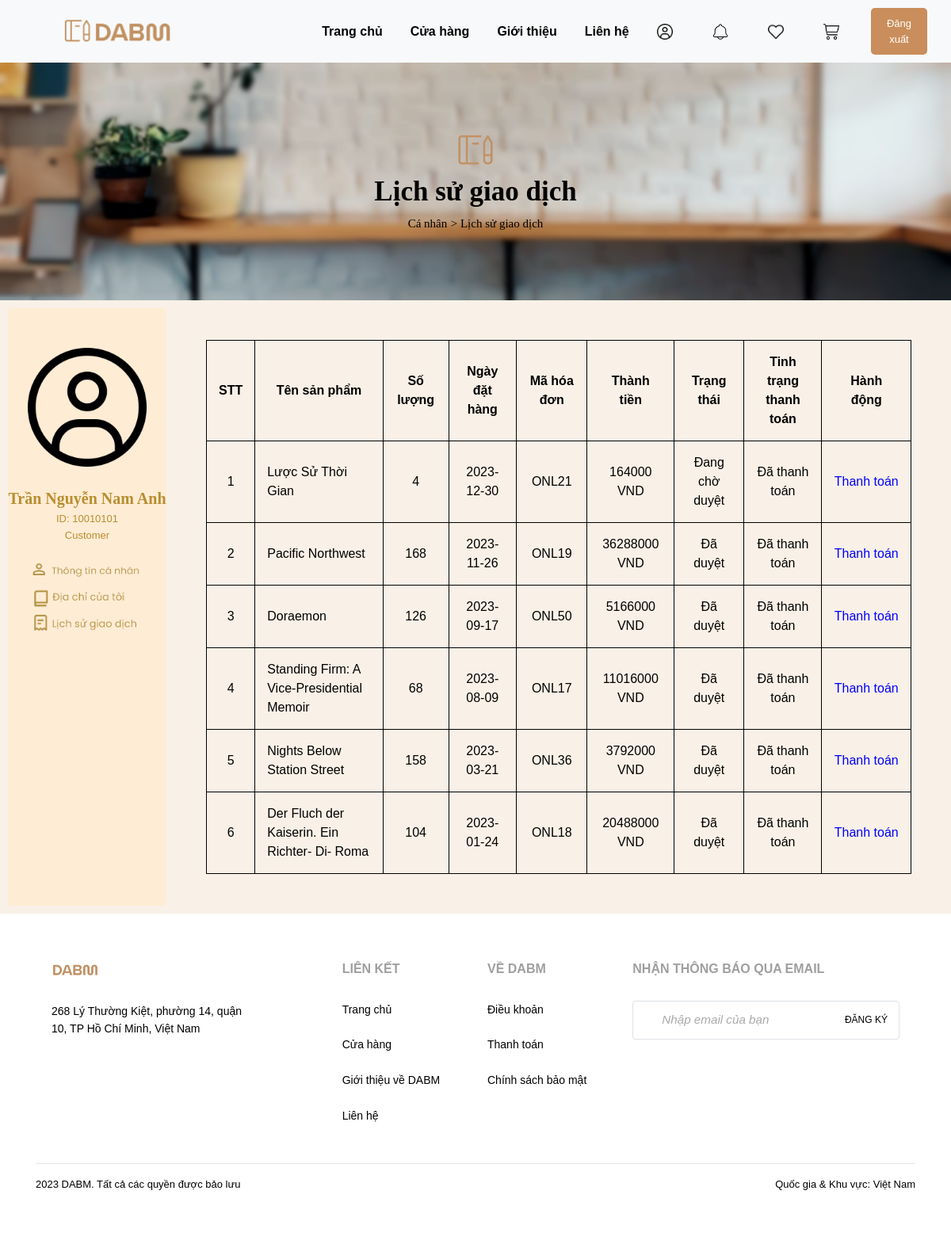
Page /customer_order_history.php (signed in) on the committed database.
### tables this page shows
CREATE TABLE `user` (
  `ID` varchar(45) NOT NULL,
  `sur_name` varchar(45) DEFAULT NULL,
  `last_name` varchar(45) DEFAULT NULL,
  `phone_num` varchar(45) DEFAULT NULL,
  `email` varchar(45) DEFAULT NULL,
  `username` varchar(45) DEFAULT NULL,
  `password` varchar(45) DEFAULT NULL,
  `user_info` longtext DEFAULT NULL
);

CREATE TABLE `order` (
  `order_ID` varchar(45) NOT NULL,
  `order_date` date DEFAULT NULL,
  `order_info` longtext DEFAULT NULL
);

CREATE TABLE `book` (
  `book_ID` varchar(45) NOT NULL,
  `book_name` varchar(45) NOT NULL,
  `publication_year` year(4) NOT NULL,
  `release_date` date NOT NULL,
  `page_count` int(11) NOT NULL,
  `purchase_price` mediumint(9) NOT NULL,
  `sale_price` mediumint(9) NOT NULL,
  `remaining_quantity` int(11) NOT NULL,
  `display_status` varbinary(45) NOT NULL,
  `deleted_tag` int(11) NOT NULL DEFAULT 0,
  `description` longtext DEFAULT NULL,
  `publisher_ID` varchar(45) NOT NULL,
  `img_path` varchar(10000) DEFAULT NULL
);

CREATE TABLE `sale_include` (
  `sale_ID` varchar(45) NOT NULL,
  `book_ID` varchar(45) NOT NULL,
  `sale_quantity` int(11) NOT NULL
);

CREATE TABLE `sale_order` (
  `sale_ID` varchar(45) NOT NULL,
  `delivery_date` date DEFAULT NULL,
  `delivery_address` longtext DEFAULT NULL,
  `payment_status` varbinary(45) DEFAULT NULL,
  `member_ID` varchar(45) NOT NULL,
  `employee_ID` varchar(45) NOT NULL
);

### connection.php (called while the page is built, shortened)
<?php
$id = $_SESSION['user_id'];
?>

### customer_order_history.php (the view, shortened to what this page needs)
<?php
include 'connection.php';
$query = "SELECT sur_name, last_name
        FROM member, user
        WHERE member.ID = user.ID AND user.ID = $id;";
$result = mysqli_query($con,$query);
$row = mysqli_fetch_assoc($result);
?>
<!DOCTYPE html>
<html>
<head>
    <link rel="stylesheet" href="https://cdnjs.cloudflare.com/ajax/libs/twitter-bootstrap/4.1.3/css/bootstrap.min.css">
    <link rel="stylesheet" href="css/customer_order_history.css">
    <link rel="stylesheet" href="css/header.css">
    <link rel="stylesheet" href="css/footer.css">
    <link rel="stylesheet" href="css/style_duong.css">
    <link rel="stylesheet" href="css/cover-box.css">
</head>
<body>
    <div class="header">
        <div class="header-left-section">
            <a href="login_success.php"><img class="header-logo" src="img/logo_DABM.png" alt="Logo"></a>
        </div>
        <div class="header-nav-links">
            <a href="login_success.php">Trang chủ</a>
            <a href="features_product_login.php">Cửa hàng</a>
            <a href="#">Giới thiệu</a>
            <a href="#">Liên hệ</a>
        </div>
        <div class="header-right-section">
            <a href="user_copy.php"><img class="header-icon" src="img/icon_user.png" alt="Icon 1"></a>
            <a href="#"><img class="header-icon" src="img/icon_news.png" alt="Icon 2"></a>
            <a href="#"><img class="header-icon" src="img/icon_heart.png" alt="Icon 3"></a>
            <a href="cart.php"><img class="header-icon" src="img/icon_cart.png" alt="Icon 3"></a>
            <button class="header-login-button" onclick="redirectToLogout()">
                Đăng xuất
            </button>
        </div>
    </div>
    <div class="box">
        <img src="img/logo_DABM_3.png" alt="Home Icon" width="50px">
        <p class="box-text">Lịch sử giao dịch</p>
        <div>
            <a href="user_copy.php">Cá nhân</a>
            <a href="customer_order_history.php">> Lịch sử giao dịch</a>
        </div>
    </div>
    <div class="content">
        <div class="side-box">
            <img class="side-box-avatar" src="img/icon_user.png" alt="User Avatar">
            <br>
            <?php
                echo "<p style='font-family: Times New Roman, Times, serif; font-size: 20px; font-weight: bold; margin-bottom: 0; color: #B88E2F'>$row[sur_name] $row[last_name]</p>";
                echo "<p style='font-family: Arial, sans-serif; font-size: 13px; margin-bottom: 0; color: #B88E2F'>ID: $id</p>";
                if ($id == 00000001)
                {
                    echo "<p style='font-family: Arial, sans-serif; font-size: 13px; color: #B88E2F;'>Manager</p>";
                }
                else
                {
                    $query_ = "SELECT ID
                              FROM employee
                              WHERE ID = $id;";
                    $result_ = mysqli_query($con,$query_);
                    $count = mysqli_num_rows($result_);
                    if ($count == 1)
                    {
                        echo "<p style='font-family: Arial, sans-serif; font-size: 13px; color: #B88E2F;'>Employee</p>";
                    }
                    else
                    {
                        echo "<p style='font-family: Arial, sans-serif; font-size: 13px; color: #B88E2F;'>Customer</p>";
                    }
                }
            ?>
            <a href="user_copy.php"><img class="side-box-button" src="img/button_personal_info.png" alt="Button1"></a>
            <a href="address.php"><img class="side-box-button" src="img/button_my_address.png" alt="Button2"></a>
            <a href="customer_order_history.php"><img class="side-box-last-button" src="img/purchase_history_button.png" alt="Button3"></a>
        </div>
        <div class="banner">
            <form method="POST">
                <div class="order-info">
                    <table>
                        <tr>
                            <th>STT</th>
                            <th>Tên sản phẩm</th>
                            <th>Số lượng</th>
                            <th>Ngày đặt hàng</th>
                            <th>Mã hóa đơn</th>
                            <th>Thành tiền</th>
                            <th>Trạng thái</th>
                            <th>Tinh trạng thanh toán</th>
                            <th>Hành động</th>
                        </tr>
                        <?php
                            $user_ID = $_SESSION['user_id'];
                            $query = "  SELECT
                                            o.order_ID,
                                            o.order_date,
                                            o.order_info,
                                            b.book_name,
                                            b.sale_price,
                                            so.payment_status,
                                            si.sale_quantity
                                        FROM
                                            `order` AS o
                                        JOIN
                                            sale_order AS so ON o.order_ID = so.sale_ID
                                        JOIN
                                            sale_include AS si ON so.sale_ID = si.sale_ID
                                        JOIN
                                            book AS b ON si.book_ID = b.book_ID
                                        WHERE
                                            so.member_ID = $user_ID AND
                                            o.order_ID LIKE 'ONL%'
                                        ORDER BY
                                            o.order_date DESC,
                                            o.order_ID DESC;";
                            $result = mysqli_query($con, $query);
                            $i = 1;
                            while ($row = mysqli_fetch_assoc($result)) {
                                $order_info_parts = explode(',', $row['order_info']);
                                $info = trim($order_info_parts[1]);
                                echo "<tr onclick=\"redirectToDetailsPage('".$row['order_ID']."')\">
                                    <td>" . $i . "</td>
                                    <td style='text-align: left;'>" . $row['book_name'] . "</td>
                                    <td>" . $row['sale_quantity'] . "</td>
                                    <td>" . $row['order_date'] . "</td>
                                    <td>" . $row['order_ID'] . "</td>
                                    <td>" . $row['sale_price'] * $row['sale_quantity'] . " VND</td>
                                    <td>" . $info . "</td>
                                    <td>" . $row['payment_status'] . "</td>
                                    <form method='POST'>
                                    <input type='hidden' name='order_ID' value='" . $row['order_ID'] . "'>
                                    <td> <input type='submit' name='purchase' value='Thanh toán'> </td>
                                    </form>
                                    </tr>";
                                $i++;
                            }
                        ?>
                    </table>
                </div>
            </form>
        </div>
    </div>
    <div class="footer">
      <footer>
          <div class="container">
              <div class="row">
                  <div class="col-md-6 col-lg-4 item">
                      <h3><img class="footer-logo" src="img/logo_DABM_2.png" alt="Logo"></h3>
                      <ul>
                          <br>
                          <li>268 Lý Thường Kiệt, phường 14, quận</li>
                          <li>10, TP Hồ Chí Minh, Việt Nam</li>
                      </ul>
                  </div>
                  <div class="col-md-6 col-lg-2 item">
                      <h3>LIÊN KẾT</h3>
                      <ul>
                          <br>
                          <li><a href="login_success.php">Trang chủ</a></li>
                          <br>
                          <li><a href="features_product_login.php">Cửa hàng</a></li>
                          <br>
                          <li><a href="#">Giới thiệu về DABM</a></li>
                          <br>
                          <li><a href="#">Liên hệ</a></li>
                          <br>
                      </ul>
                  </div>
                  <div class="col-md-6 col-lg-2 item">
                      <h3>VỀ DABM</h3>
                      <ul>
                          <br>
                          <li><a href="#">Điều khoản</a></li>
                          <br>
                          <li><a href="customer_order_history.php">Thanh toán</a></li>
                          <br>
                          <li><a href="#">Chính sách bảo mật</a></li>
                      </ul>
                  </div>
                  <div class="col-md-6 col-lg-4 item">
                      <h3>NHẬN THÔNG BÁO QUA EMAIL</h3>
                      <ul>
                          <br>
                          <div class="p-1 rounded border">
                              <div class="input-group">
                                  <input type="email" placeholder="Nhập email của bạn" class="form-control border-0 shadow-0">
                                  <div class="input-group-append">
                                      <a class="email_signup_button" href="index.html">ĐĂNG KÝ</a>
                                  </div>
                              </div>
                          </div>
                      </ul>
                  </div>
              </div>
              <hr>
              <p>
                  <div style="display: flex; justify-content: space-between; opacity:1; font-size:13px; margin-bottom:0;">
                  <div style="text-align: left;">2023 DABM. Tất cả các quyền được bảo lưu</div>
                  <div style="text-align: right;">Quốc gia & Khu vực: Việt Nam</div>
              </div></p>
          </div>
      </footer>
    </div>
</body>

### css/customer_order_history.css (style rules this page uses)
body { font-family: Arial, sans-serif; margin: 0; padding: 0; background-color: #F9F1E7; display: flex; flex-direction: column; }
.content { display: flex; }
p { color: #666; line-height: 1.6; }
.banner { display: flex; flex-direction: column; background-color: #F9F1E7; width: 100%; height: 100%; padding: 50px; font-family: Arial, sans-serif; color: black; }
.order-info { display: flex; flex-direction: column; }
.order-info table { height: 100%; width: 100%; background-color: #F9F1E7; border-collapse: collapse; border: 1px solid black; text-align: center; }
.order-info th, td { width: 100/9%; border: 1px solid black; border-collapse: collapse; padding: 15px; vertical-align: middle; }
.order-info input[type="submit"] { height: 30px; width: 100%; color: blue; background-color: #F9F1E7; margin: auto; padding: 0px; border: none; }

### css/header.css (style rules this page uses)
.header { display: flex; justify-content: space-between; align-items: center; padding: 10px; background-color: #f8f9fa; width: 100%; }
.header-left-section { display: flex; align-items: center; width: 30%; justify-content: flex-start; }
.header-right-section { display: flex; align-items: center; width: 30%; justify-content: flex-end; }
.header-logo { height: 35px; margin-left: 60px; }
.header-nav-links { display: flex; gap: 15px; justify-content: center; font-family: Arial, sans-serif; font-weight: 550; }
.header-nav-links a, .header-left-section a { text-decoration: none; color: black; margin-left: 10px; margin-right: 10px; }
.header-right-section a { text-decoration: none; font-weight: 500; color: #B37D4E; margin-left: 10px; margin-right: 10px; }
button { margin-right: 20px; background: transparent; border: 0; outline: 0; }
::placeholder { color: #555; }
.header-icon { width: 20px; height: 20px; margin-right: 30px; }
.header-login-button { padding: 10px 20px; background-color: #C98E5B; color: white; border: none; border-radius: 5px; cursor: pointer; font-size: 13px; margin-right: 20px; }
.row { display: flex; align-items: center; padding: 10px 20px; }
input { margin-left: 20px; flex: 1; height: 50px; background: transparent; border: 0; outline: 0; font-size: 18; color: #333; }

### css/footer.css (style rules this page uses)
.footer { padding:50px 0; color:#000000; background-color:#FFFFFF; width: 100%; }
.row { display: flex; align-items: flex-start; }
.footer-logo { height: 21px; margin-left: 0px; }
.footer h3 { color: #9F9F9F; font-weight:bold; font-size:16px; }
.footer ul { padding:0; list-style:none; line-height:1.6; font-size:14px; margin-bottom:0; }
.footer ul a { color:black; text-decoration:none; }
.form-control::placeholder { font-size: 0.95rem; color: #aaa; font-style: italic; }
.email_signup_button { padding: 10px 10px; background-color: #ffffff; color: white; border: none; border-radius: 5px; cursor: pointer; font-size: 12px; margin-right: 0px; }

### css/style_duong.css (style rules this page uses)
body { font-family: Arial, sans-serif; margin: 0; padding: 0; background-color: #F9F1E7; display: flex; flex-direction: column; }
.content { display: flex; }
.side-box { width: 200px; height: auto; background-color: #FFECD5; margin-left: 10px; margin-top: 10px; margin-bottom: 10px; border: none; border-radius: 5px; cursor: pointer; display: flex; flex-direction: column; align-items: center; }
.side-box a { color: black; text-decoration: none; }
.side-box-avatar { width: 150px; height: 150px; margin-top : 50px; }
.side-box-button { width : 200px; }
.side-box-last-button { width : 200px; margin-bottom: 300px; }

### css/cover-box.css (style rules this page uses)
.box { width: 100%; height: 300px; background-image: url("../img/banner_background.png"), linear-gradient(to bottom, rgba(255,255,255,0.5), rgba(255,255,255,0.5)); background-size: cover; display: flex; justify-content: center; align-items: center; flex-direction: column; }
.box a { font-family: 'EB Garamond'; font-size: 15px; color: #000000; text-decoration: none; }
.box-text { font-family: 'Times New Roman', Times, serif; font-size: 35px; font-weight: bold; color: #000000; margin-bottom: 0px; }

### rows in the picture
user: sur_name "Trần Nguyễn Nam", last_name "Anh"
order: book.book_name "Lược Sử Thời Gian", sale_include.sale_quantity "4", order_date "2023-12-30", order_ID "ONL21", book.sale_price "164000", order_info "Đang chờ duyệt", sale_order.payment_status "Đã thanh toán"
order: book.book_name "Pacific Northwest", sale_include.sale_quantity "168", order_date "2023-11-26", order_ID "ONL19", book.sale_price "36288000", order_info "Đã duyệt", sale_order.payment_status "Đã thanh toán"
order: book.book_name "Doraemon", sale_include.sale_quantity "126", order_date "2023-09-17", order_ID "ONL50", book.sale_price "5166000", order_info "Đã duyệt", sale_order.payment_status "Đã thanh toán"
order: book.book_name "Standing Firm: A Vice-Presidential Memoir", sale_include.sale_quantity "68", order_date "2023-08-09", order_ID "ONL17", book.sale_price "11016000", order_info "Đã duyệt", sale_order.payment_status "Đã thanh toán"
order: book.book_name "Nights Below Station Street", sale_include.sale_quantity "158", order_date "2023-03-21", order_ID "ONL36", book.sale_price "3792000", order_info "Đã duyệt", sale_order.payment_status "Đã thanh toán"
order: book.book_name "Der Fluch der Kaiserin. Ein Richter- Di- Roma", sale_include.sale_quantity "104", order_date "2023-01-24", order_ID "ONL18", book.sale_price "20488000", order_info "Đã duyệt", sale_order.payment_status "Đã thanh toán"

### other values in the picture
$id "10010101"
